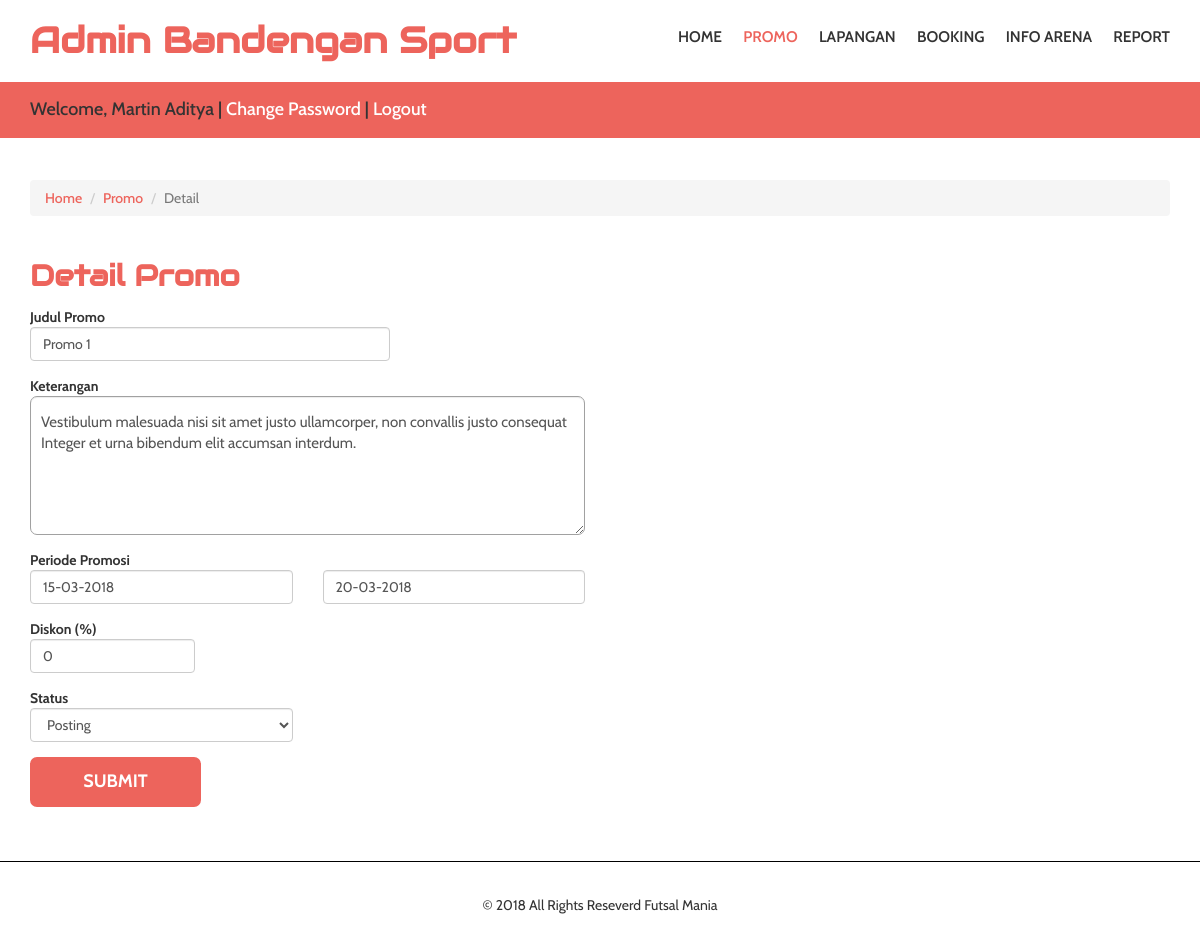
Page /admin/index.php?menu=promo&action=detail&id=1 (signed in) on the committed database.
### tables this page shows
CREATE TABLE `t_promo` (
  `id_promo` int(11) NOT NULL AUTO_INCREMENT,
  `id_arena` int(11) NOT NULL,
  `judul` varchar(100) NOT NULL,
  `deskripsi` text NOT NULL,
  `tanggal_created` datetime NOT NULL,
  `periode_awal` date NOT NULL,
  `periode_akhir` date NOT NULL,
  `diskon` int(11) NOT NULL DEFAULT '0',
  `status` int(11) NOT NULL DEFAULT '0',
  PRIMARY KEY (`id_promo`)
);

### admin/class/connection.php (called while the page is built, shortened)
<?php
class connection{
	private $host="localhost";
	private $user="root";
	private $pass="";
	private $database="futsal";
      private $con;
      public function __construct(){
		$this->con= new mysqli($this->host, $this->user, $this->pass, $this->database);
	}
	public function getRow($query){
		$data = array();
		$result=$this->con->query($query);
		if($result){
			$data = $result->fetch_assoc();
		}
		return $data;
	}
}
?>

### admin/pages/promo_detail.php (the view, shortened to what this page needs)
<div class="container">
		 <ol class="breadcrumb">
		  <li><a href="index.php">Home</a></li>
		  <li><a href="index.php?menu=promo">Promo</a></li>
		  <li class="active">Detail</li>
		 </ol>
</div>
<div class="contact">
	 <div class="container">
		 <div class="contact-grids">
			<h2>Detail Promo</h2>
			 <form method="post">
				<div class="row">
					<div class="form-group col-md-4 col-md-offset-0">
						<label for="judul">Judul Promo</label>
						<input class="form-control" type="" value="<?= $judul ?>" id="judul" name="judul" required />
					</div>
				</div>
				<div class="row">
					<div class="form-group col-md-6 col-md-offset-0">
						<label for="desc">Keterangan</label>
						<textarea class="form-control" id="desc" name="desc" rows="5" required><?= $desc ?></textarea>
					</div>
				</div>
				<div class="row">
					<div class="form-group col-md-3">
						<label for="tgl">Periode Promosi</label>
						<input class="form-control" type="" value="<?= $periode_awal ?>" id="periode_awal" name="periode_awal" required />
					</div>
					<div class="form-group col-md-3">
						<input class="form-control" type="" value="<?= $periode_akhir ?>"  id="periode_akhir" name="periode_akhir" required />
					</div>
				</div>
				<div class="row">
					<div class="form-group col-md-2 col-md-offset-0">
						<label for="diskon">Diskon (%)</label>
						<input onkeypress="return isNumber();" class="form-control" type="" value="<?= $diskon ?>" id="diskon" name="diskon" required />
					</div>
				</div>
				<div class="row">
					<div class="form-group col-md-3 col-md-offset-0">
						<label for="status">Status</label>
						<select name="status" class="form-control" id="status" >
							<option value="1" <?= $status == "1" ? 'selected' : '' ?>>Posting</option>
						</select>
					</div>
				</div>
				<input type="submit" name="save" value="SUBMIT" />
			</form>
		 </div>
	 </div>
</div>

### css/style.css (style rules this page uses)
body { margin:0; font-family: 'Cabin', sans-serif; }
body a { transition: 0.5s all ease; -webkit-transition: 0.5s all ease; -moz-transition: 0.5s all ease; -o-transition: 0.5s all ease; -ms-transition: 0.5s all ease; }
h1,h2,h3,h4,h5,h6 { margin:0; }
ul,label { margin:0; padding:0; }
ol.breadcrumb { margin-top:3em; margin-bottom:0; }
ol.breadcrumb li a { color:#ed645c; font-weight:500; }
.contact-grids h2 { color: #ed645c; font-weight: 600; margin-bottom: 0.5em; font-size: 2.1em; margin-top: 1.5em; font-family: 'Audiowide', cursive; }
.contact-grids input[type="text"],.contact-grids textarea { outline:none; border:1px solid #a1a1a1; background:none; padding:15px 10px; font-size:15px; border-radius: 7px; -webkit-border-radius:7px; -moz-border-radius:7px; -o-border-radius:7px; -ms-border-radius:7px; }
.contact-grids input[type="submit"] { outline:none; border:none; background:#ed645c; width: 15%; display: block; padding: 10px 0px; border:2px solid #ed645c; border-radius: 7px; -webkit-border-radius:7px; -moz-border-radius:7px; -o-border-radius:7px; -ms-border-radius:7px; color:#fff; font-size:18px; font-weight:700; transition:.5s all; -webkit-transition:.5s all; -moz-transition:.5s all; -o-transition:.5s all; -ms-transition:.5s all; margin-bottom:3em; }

### rows in the picture
t_promo: judul "Promo 1", desc "Vestibulum malesuada nisi sit amet justo ullamcorper, non convallis justo consequat Integer et urna bibendum elit accumsan interdum.", diskon "0", status "Posting"

### other values in the picture
$_SESSION['nama_arena'] "Bandengan Sport"
$_SESSION['nama'] "Martin Aditya"
